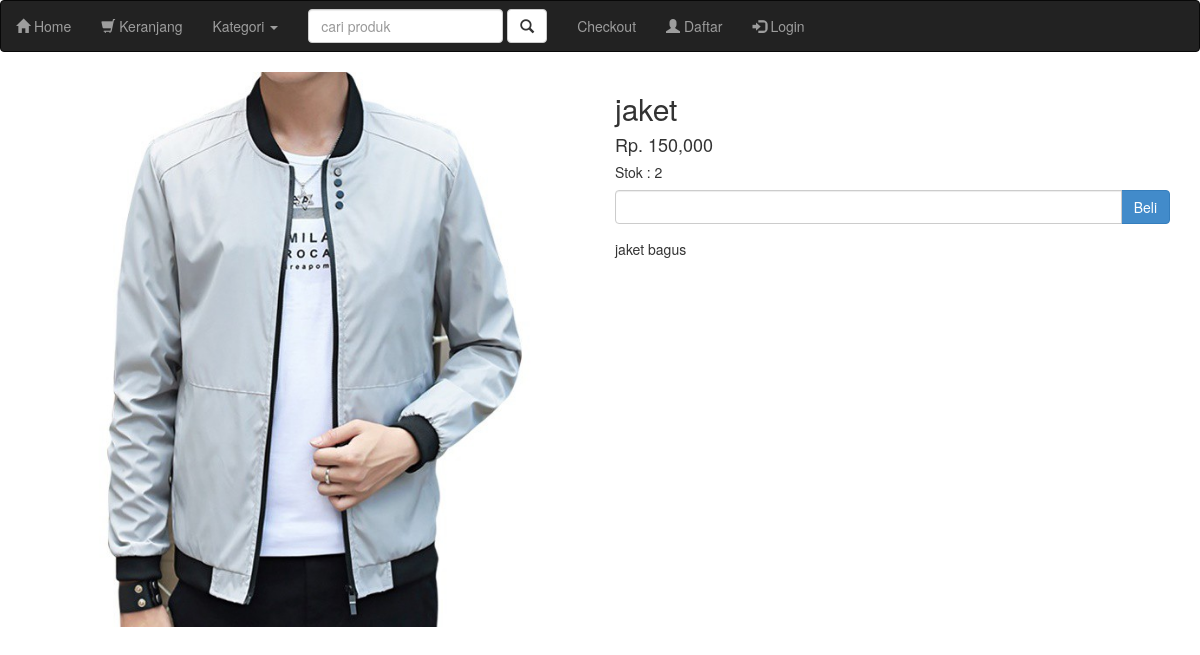
Screenshot of /trainittoko/detail.php?id=7 with the database file from the repository.
### tables this page shows
CREATE TABLE `produk` (
  `id_produk` int(11) NOT NULL,
  `nama_produk` varchar(100) NOT NULL,
  `harga_produk` int(11) NOT NULL,
  `berat_produk` int(11) NOT NULL,
  `foto_produk` varchar(100) NOT NULL,
  `deskripsi_produk` text NOT NULL,
  `stok_produk` int(5) NOT NULL
);

### trainittoko/detail.php (the view, shortened to what this page needs)
<?php include 'koneksi.php'; ?>
<?php
$id_produk = $_GET["id"];
$ambil = $koneksi->query("SELECT * FROM produk WHERE id_produk='$id_produk'");
$detail = $ambil->fetch_assoc();
 ?>
<!DOCTYPE html>
<html>
<head>
	<link rel="stylesheet" href="admin/assets/css/bootstrap.css">
</head>
<body>
<?php include 'menu.php'; ?>
<section class="kontent">
	<div class="container">
		<div class="row">
			<div class="col-md-6">
				<img src="foto_produk/<?php echo $detail["foto_produk"]; ?>" alt="" class="img-responsive">
			</div>
			<div class="col-md-6">
				<h2><?php echo $detail["nama_produk"]; ?></h2>
				<h4>Rp. <?php echo number_format($detail["harga_produk"]); ?></h4>
				<h5>Stok : <?php echo $detail['stok_produk'] ?></h5>
				<form method="post">
					<div class="form-group">
						<div class="input-group">
							<input type="number" min="1" class="form-control" name="jumlah" max="<?php echo $detail['stok_produk'] ?>">
							<div class="input-group-btn">
								<button class="btn btn-primary" name="beli">Beli</button>
							</div>
						</div>
					</div>
				</form>
				<p><?php echo $detail["deskripsi_produk"] ?></p>
			</div>
		</div>
	</div>
</section>
</body>
</html>

### rows the page displays
produk: foto_produk (picture), nama_produk "jaket", harga_produk "150,000", stok_produk "2", deskripsi_produk "jaket bagus"
